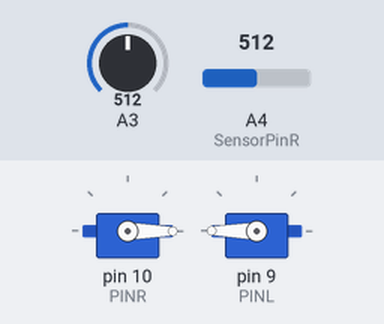
Simulated run of this sketch. Board: Arduino Uno, built with avr-gcc and run on an emulated ATmega328P. Parts: 2 × servo. Inputs (shaded band) come from the test bench; at power-on: A3 = 512, A4 (SensorPinR) = 512.

Above: at 1.2 s.
1.3 s: A3 set to 43
2.8 s: A3 set to 35
At 3.7 s:
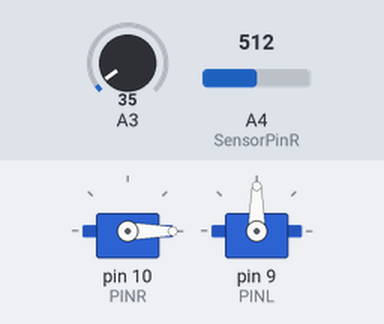
4.3 s: A4 (SensorPinR) set to 44
5.8 s: A4 (SensorPinR) set to 37
At 6.4 s:
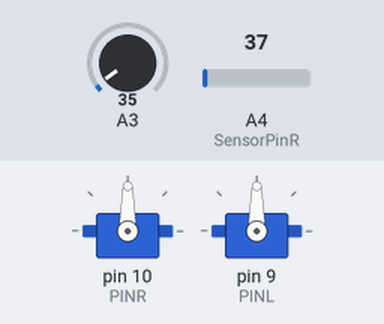
7.3 s: A3 set to 51
At 7.7 s:
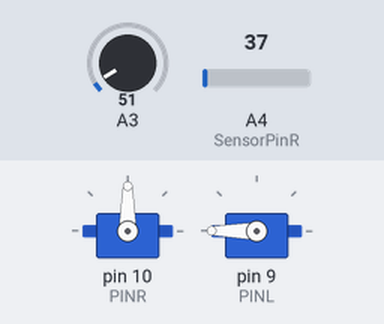
8.8 s: A3 set to 31
At 9.1 s:
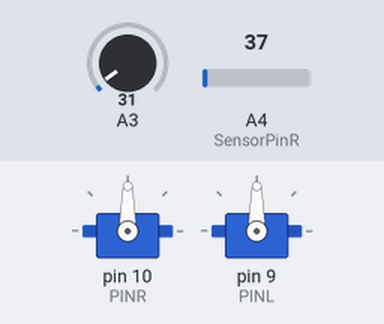
Timing chart, 0 to 11.3 s (numbered marks = the images above; inputs shaded):
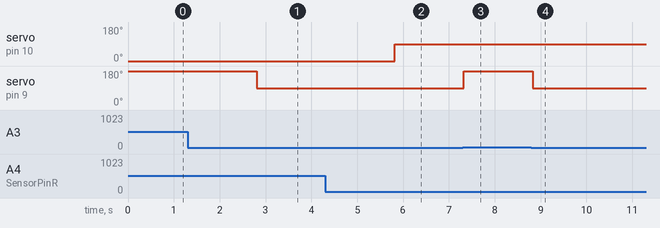

The sketch:

codeSEPRELIMINARY_copy_20240731122927.ino
```cpp
#include <Servo.h>
#include <Arduino.h>
//written by Dash Johnson
const int SensorPin2 = 4;//define sensorpin as a constant
const int SensorPin1 = 3;// define sensorpin as a constant
int value;
const unsigned int DegreeOfMovement = (180);


class RobotBase {
  private:
  Servo servo2;//declare servo2 as a member variable
  Servo servo1;//declare servo1 as a member variable
  const int sensorPin1;
  const int sensorPin2;
  public:
  // Constructor with sensor pin argument
   RobotBase(int pin1, int pin2) : sensorPin1(pin1), sensorPin2(pin2) {}


  void baseConnections() {
    pinMode(sensorPin1, INPUT);
    pinMode(sensorPin2, INPUT);
    servo1.attach(9);//attaching the servo to pin 9
    servo2.attach(11);// setting the pins 1 space apart to avoid noise and interference
    }
  void MotorDrive() {

    int value1 = digitalRead(sensorPin2);//reading the value derrived from the secondary sensor aswell
    int value2 = digitalRead(sensorPin1);//reading the value derrived from sensor


    if (value1 == HIGH && value2 == HIGH) {
    servo1.write(DegreeOfMovement);
    servo2.write(DegreeOfMovement);
    delay(200);
    } else if (value1 == LOW && value2 == LOW) {
      servo1.write(0);
      servo2.write(0);
      delay(200);
    } else if (value1 == LOW && value2 == HIGH) {
      servo1.write(0);
      servo2.write(DegreeOfMovement);
      delay(200);
    } else if (value1 == HIGH && value2 == LOW) {
      servo1.write(DegreeOfMovement);
      servo2.write(0);
      delay(200);
    }

  }

};


RobotBase sensor(SensorPin1, SensorPin2);

void setup() {
  sensor.baseConnections(); // Initialize the sensor
}

void loop() {
  sensor.MotorDrive(); // Check the line sensor and drive the motor accordingly
}
```

RobotBase.cpp
```cpp
#include "RobotBase.h"

// Constructor definition
RobotBase::RobotBase(int pin1, int pin2) : sensorPin1(pin1), sensorPin2(pin2) {}

// Initializes pins and attaches servos
void RobotBase::baseConnections() {
  pinMode(sensorPin1, INPUT);
  pinMode(sensorPin2, INPUT);
  servo1.attach(PINR, 700, 2300); // Attach the servo to pin 10
  servo2.attach(PINL, 700, 2300); // Attach the second servo to pin 9
}

// Controls the motors based on sensor readings
void RobotBase::MotorDrive() {
  int LVAL = analogRead(sensorPin1); // Read analog value from left sensor
  int RVAL = analogRead(sensorPin2); // Read analog value from right sensor

  if (LVAL < 40 && RVAL < 40) {
    // Both sensors don't see the line
    servo1.writeMicroseconds(1500);
    servo2.writeMicroseconds(1500);
  } else if (LVAL >= 40 && RVAL < 40) {
    // Left sensor does not see the line, right sensor does
    servo1.writeMicroseconds(1500);
    servo2.writeMicroseconds(2300);
  } else if (LVAL < 40 && RVAL >= 41) {
    // Left sensor does not see the line, right sensor does
    servo1.writeMicroseconds(700);
    servo2.writeMicroseconds(1500);
  } else if (LVAL >= 40 && LVAL >= 41) {
    // Both sensors see the line
    servo1.writeMicroseconds(700);
    servo2.writeMicroseconds(2300);
  } else if (LVAL > 100 && RVAL > 100) {
    servo1.write(1500);
    servo2.write(1500);
    delay(100);
  }

  delay(100); // Adjust delay as needed
}
```

RobotBase.h
```cpp
#ifndef ROBOTBASE_H
#define ROBOTBASE_H

#include <Servo.h>
#include <Arduino.h>

// Pin definitions
#define PINR 10
#define PINL 9
#define SensorPinL A2
#define SensorPinR A4

class RobotBase {
  private:
    Servo servo1; // Declare servo1 as a member variable
    Servo servo2; // Declare servo2 as a member variable
    const int sensorPin1;
    const int sensorPin2;

  public:
    RobotBase(int pin1, int pin2); // Constructor declaration
    void baseConnections();
    void MotorDrive();
};

#endif
```

Measured:
- the behaviour switches between 40 and 39 on A3 (found by bisection; images 0 and 1)
- the behaviour switches between 40 and 39 on A4 (SensorPinR) (found by bisection; images 1 and 2)
- after the input at 1.3 s, every drawn part: stays the same
- after the input at 2.8 s, servo on pin 9 (PINL): 180° → 90° at once
- after the input at 4.3 s, every drawn part: stays the same
- after the input at 5.8 s, servo on pin 10 (PINR): 0° → 90° at once
- after the input at 7.3 s, servo on pin 9 (PINL): 90° → 180° at once
- after the input at 8.8 s, servo on pin 9 (PINL): 180° → 90° at once
